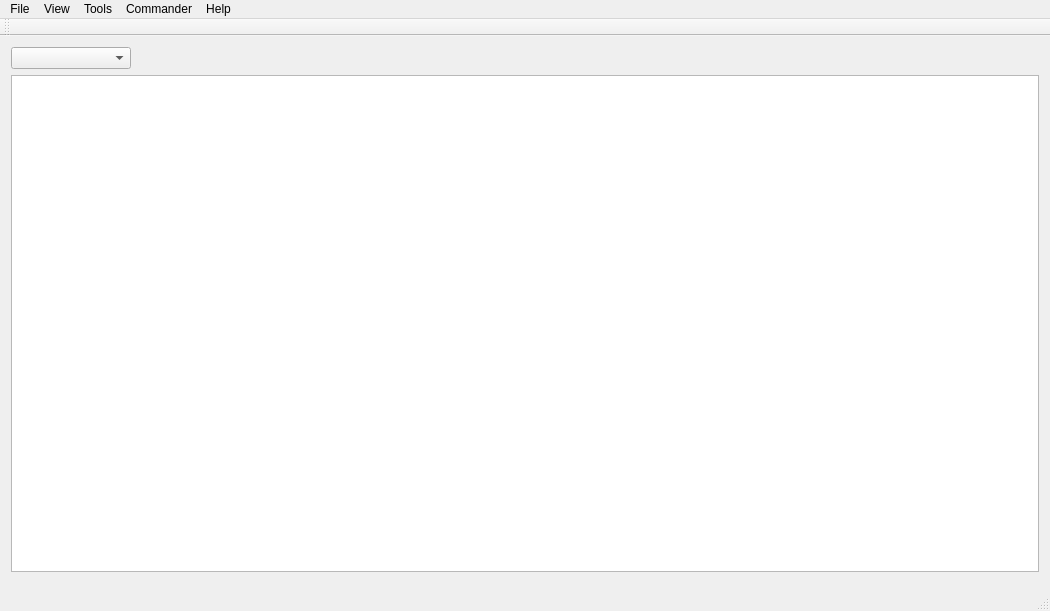
<?xml version="1.0" encoding="UTF-8"?>
<ui version="4.0">
 <class>MainWindow</class>
 <widget class="QMainWindow" name="MainWindow">
  <property name="geometry">
   <rect>
    <x>0</x>
    <y>0</y>
    <width>1050</width>
    <height>611</height>
   </rect>
  </property>
  <property name="windowTitle">
   <string>CAN Monitor 3000</string>
  </property>
  <property name="windowIcon">
   <iconset theme="foo">
    <normaloff>.</normaloff>.</iconset>
  </property>
  <widget class="QWidget" name="centralWidget">
   <layout class="QVBoxLayout" name="verticalLayout">
    <item>
     <layout class="QHBoxLayout" name="horizontalLayout">
      <item>
       <widget class="QComboBox" name="canAdapterComboBox">
        <property name="sizePolicy">
         <sizepolicy hsizetype="Fixed" vsizetype="Fixed">
          <horstretch>0</horstretch>
          <verstretch>0</verstretch>
         </sizepolicy>
        </property>
        <property name="minimumSize">
         <size>
          <width>120</width>
          <height>0</height>
         </size>
        </property>
       </widget>
      </item>
      <item>
       <spacer name="horizontalSpacer">
        <property name="orientation">
         <enum>Qt::Horizontal</enum>
        </property>
        <property name="sizeType">
         <enum>QSizePolicy::MinimumExpanding</enum>
        </property>
        <property name="sizeHint" stdset="0">
         <size>
          <width>0</width>
          <height>20</height>
         </size>
        </property>
       </spacer>
      </item>
     </layout>
    </item>
    <item>
     <widget class="QTreeView" name="treeView">
      <property name="frameShape">
       <enum>QFrame::StyledPanel</enum>
      </property>
      <property name="frameShadow">
       <enum>QFrame::Sunken</enum>
      </property>
      <property name="sizeAdjustPolicy">
       <enum>QAbstractScrollArea::AdjustIgnored</enum>
      </property>
      <property name="editTriggers">
       <set>QAbstractItemView::DoubleClicked|QAbstractItemView::EditKeyPressed</set>
      </property>
      <property name="tabKeyNavigation">
       <bool>true</bool>
      </property>
      <property name="dragEnabled">
       <bool>true</bool>
      </property>
      <property name="dragDropMode">
       <enum>QAbstractItemView::InternalMove</enum>
      </property>
      <property name="defaultDropAction">
       <enum>Qt::MoveAction</enum>
      </property>
      <property name="selectionMode">
       <enum>QAbstractItemView::ContiguousSelection</enum>
      </property>
      <property name="selectionBehavior">
       <enum>QAbstractItemView::SelectRows</enum>
      </property>
      <property name="autoExpandDelay">
       <number>3</number>
      </property>
      <property name="uniformRowHeights">
       <bool>true</bool>
      </property>
      <property name="sortingEnabled">
       <bool>false</bool>
      </property>
      <property name="animated">
       <bool>true</bool>
      </property>
      <attribute name="headerHighlightSections">
       <bool>false</bool>
      </attribute>
      <attribute name="headerShowSortIndicator" stdset="0">
       <bool>false</bool>
      </attribute>
      <attribute name="headerStretchLastSection">
       <bool>true</bool>
      </attribute>
     </widget>
    </item>
    <item>
     <widget class="TransmitWidget" name="transmitWidget" native="true"/>
    </item>
   </layout>
  </widget>
  <widget class="QMenuBar" name="menuBar">
   <property name="geometry">
    <rect>
     <x>0</x>
     <y>0</y>
     <width>1050</width>
     <height>21</height>
    </rect>
   </property>
   <widget class="QMenu" name="menuFile">
    <property name="title">
     <string>File</string>
    </property>
    <addaction name="actionLoad_Tree"/>
    <addaction name="actionSave_Tree"/>
   </widget>
   <widget class="QMenu" name="menuHelp">
    <property name="title">
     <string>Help</string>
    </property>
    <addaction name="actionAbout"/>
   </widget>
   <widget class="QMenu" name="menuView">
    <property name="title">
     <string>View</string>
    </property>
    <widget class="QMenu" name="menuEnable_Columns">
     <property name="title">
      <string>Enable Columns</string>
     </property>
     <addaction name="actionEnableID"/>
     <addaction name="actionEnableDLC"/>
     <addaction name="actionEnableCount"/>
     <addaction name="actionEnablePeriod"/>
     <addaction name="actionEnableRaw_Data"/>
     <addaction name="actionEnableDecoded_Data"/>
     <addaction name="actionEnableFormat"/>
    </widget>
    <addaction name="actionSort_Items_Live"/>
    <addaction name="separator"/>
    <addaction name="menuEnable_Columns"/>
   </widget>
   <widget class="QMenu" name="menuCommander">
    <property name="title">
     <string>Commander</string>
    </property>
    <addaction name="separator"/>
    <addaction name="actionSetCommanderDirectory"/>
    <addaction name="actionNewCommander"/>
   </widget>
   <widget class="QMenu" name="menuTools">
    <property name="title">
     <string>Tools</string>
    </property>
    <addaction name="actionTrace"/>
    <addaction name="actionTritium_Simulator"/>
   </widget>
   <addaction name="menuFile"/>
   <addaction name="menuView"/>
   <addaction name="menuTools"/>
   <addaction name="menuCommander"/>
   <addaction name="menuHelp"/>
  </widget>
  <widget class="QToolBar" name="mainToolBar">
   <attribute name="toolBarArea">
    <enum>TopToolBarArea</enum>
   </attribute>
   <attribute name="toolBarBreak">
    <bool>false</bool>
   </attribute>
  </widget>
  <widget class="QStatusBar" name="statusBar"/>
  <action name="actionAdd_Group">
   <property name="text">
    <string>Add Group</string>
   </property>
  </action>
  <action name="actionLoad_Tree">
   <property name="text">
    <string>Load Tree</string>
   </property>
  </action>
  <action name="actionSave_Tree">
   <property name="text">
    <string>Save Tree</string>
   </property>
  </action>
  <action name="actionDeleteTreeNodes">
   <property name="text">
    <string>Delete</string>
   </property>
  </action>
  <action name="actionAbout">
   <property name="text">
    <string>About</string>
   </property>
  </action>
  <action name="actionSort_Items_Live">
   <property name="checkable">
    <bool>true</bool>
   </property>
   <property name="text">
    <string>Sort Items Live</string>
   </property>
  </action>
  <action name="actionEnableDLC">
   <property name="checkable">
    <bool>true</bool>
   </property>
   <property name="checked">
    <bool>true</bool>
   </property>
   <property name="text">
    <string>DLC</string>
   </property>
  </action>
  <action name="actionEnableID">
   <property name="checkable">
    <bool>true</bool>
   </property>
   <property name="checked">
    <bool>true</bool>
   </property>
   <property name="text">
    <string>ID</string>
   </property>
  </action>
  <action name="actionEnablePeriod">
   <property name="checkable">
    <bool>true</bool>
   </property>
   <property name="checked">
    <bool>true</bool>
   </property>
   <property name="text">
    <string>Period</string>
   </property>
  </action>
  <action name="actionEnableRaw_Data">
   <property name="checkable">
    <bool>true</bool>
   </property>
   <property name="checked">
    <bool>true</bool>
   </property>
   <property name="text">
    <string>Raw Data</string>
   </property>
  </action>
  <action name="actionEnableDecoded_Data">
   <property name="checkable">
    <bool>true</bool>
   </property>
   <property name="checked">
    <bool>true</bool>
   </property>
   <property name="text">
    <string>Decoded Data</string>
   </property>
  </action>
  <action name="actionEnableFormat">
   <property name="checkable">
    <bool>true</bool>
   </property>
   <property name="checked">
    <bool>true</bool>
   </property>
   <property name="text">
    <string>Format String</string>
   </property>
  </action>
  <action name="actionEnableCount">
   <property name="checkable">
    <bool>true</bool>
   </property>
   <property name="checked">
    <bool>true</bool>
   </property>
   <property name="text">
    <string>Count</string>
   </property>
  </action>
  <action name="actionPCM_Commander">
   <property name="text">
    <string>PCM Commander</string>
   </property>
  </action>
  <action name="actionSetCommanderDirectory">
   <property name="text">
    <string>Set Commander Directory</string>
   </property>
  </action>
  <action name="actionNewCommander">
   <property name="text">
    <string>New Commander</string>
   </property>
  </action>
  <action name="actionTrace">
   <property name="text">
    <string>Trace</string>
   </property>
  </action>
  <action name="actionTritium_Simulator">
   <property name="text">
    <string>Tritium Simulator</string>
   </property>
  </action>
 </widget>
 <layoutdefault spacing="6" margin="11"/>
 <customwidgets>
  <customwidget>
   <class>TransmitWidget</class>
   <extends>QWidget</extends>
   <header>TransmitWidget.h</header>
   <container>1</container>
  </customwidget>
 </customwidgets>
 <resources/>
 <connections/>
</ui>
